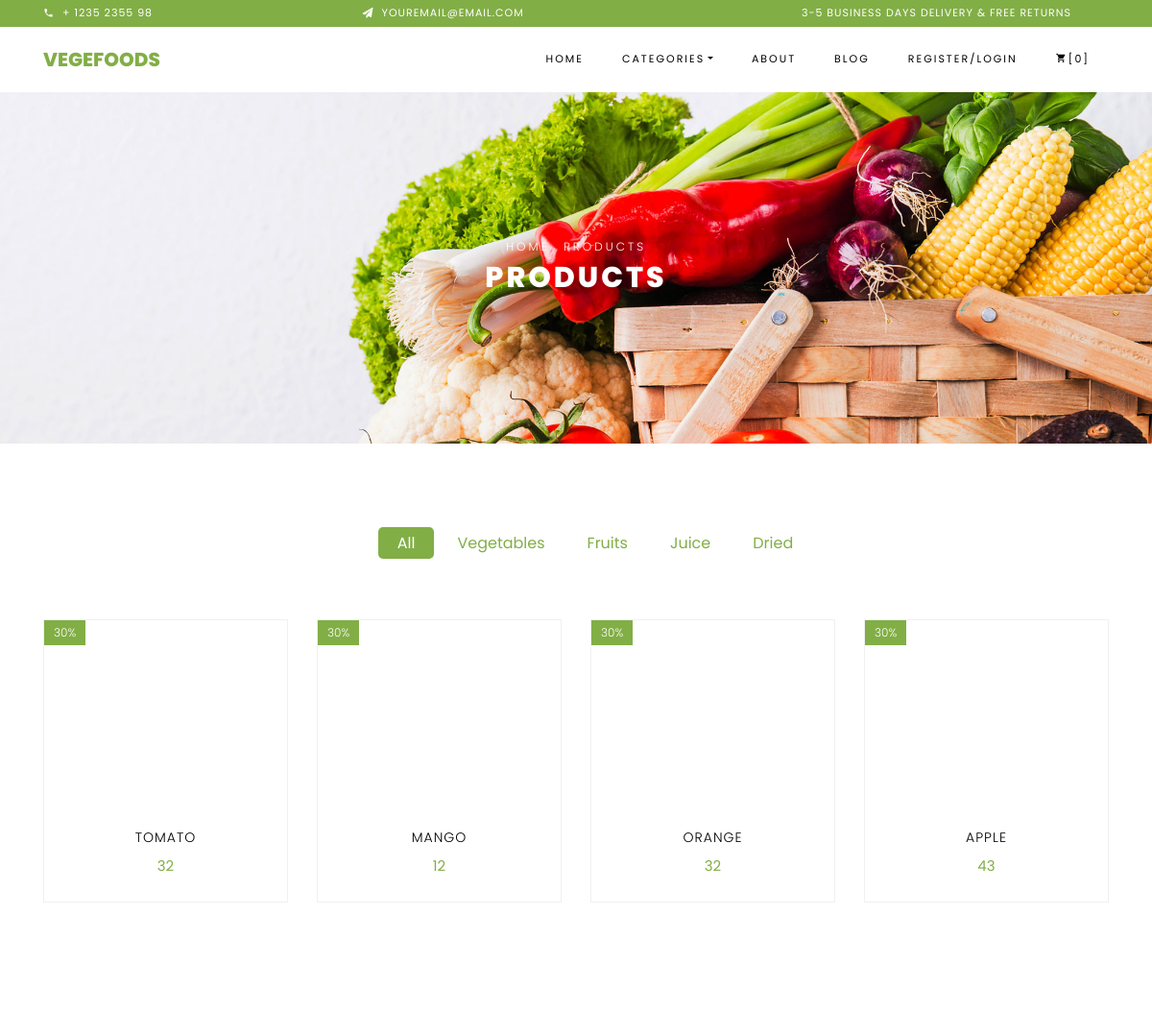
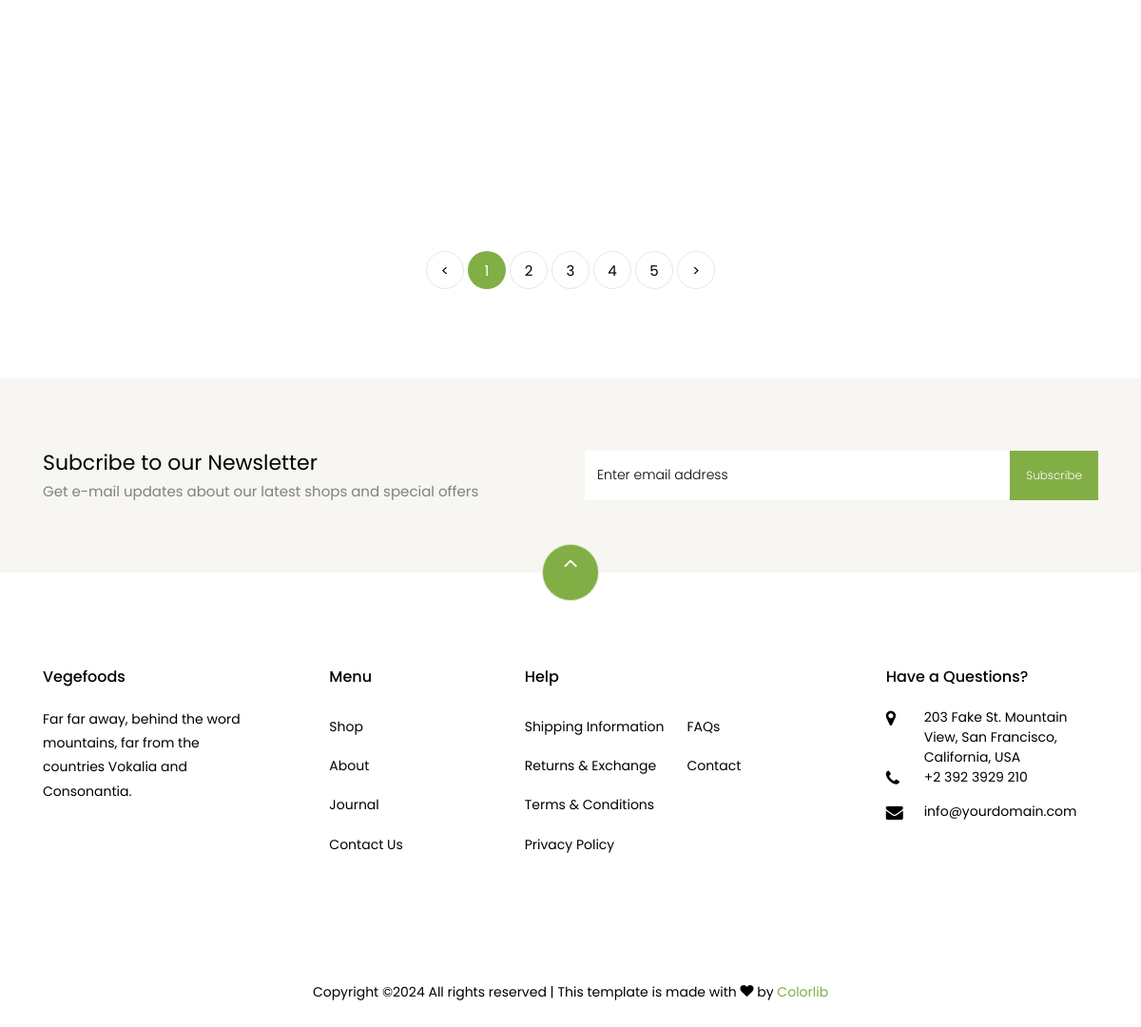
Page /Frontend/product_page/Fruits/ on the committed database (2 pictures, top to bottom).
### Backend/models.py (models this page shows)
class ProductDb(models.Model):
    Category_Name = models.CharField(max_length=50,null=True, blank=True)
    Products_Name = models.CharField(max_length=50,null=True, blank=True)
    Price = models.IntegerField(null=True, blank=True)
    Description = models.CharField(max_length=100,null=True, blank=True)
    ProductImage = models.ImageField(upload_to="image", null=True, blank=True)

### Frontend/views.py (the view)
# urls.py: path('product_page/<catname>/', views.product_page,name="product_page"),
def product_page(request, catname):
    pro = ProductDb.objects.filter(Category_Name=catname)
    cat = CategoryDb.objects.all()
    return render(request,"product.html",{'pro':pro,'cat':cat})

### Frontend/templates/product.html (shortened to what this page needs)
<!DOCTYPE html>
{% load static %}
<html lang="en">
  <head>
    <link rel="stylesheet" href="{% static 'Home/css/open-iconic-bootstrap.min.css' %}">
    <link rel="stylesheet" href="{% static 'Home/css/animate.css' %}">
    <link rel="stylesheet" href="{% static 'Home/css/owl.carousel.min.css' %}">
    <link rel="stylesheet" href="{% static 'Home/css/owl.theme.default.min.css' %}">
    <link rel="stylesheet" href="{% static 'Home/css/magnific-popup.css' %}">
    <link rel="stylesheet" href="{% static 'Home/css/aos.css' %}">
    <link rel="stylesheet" href="{% static 'Home/css/ionicons.min.css' %}">
    <link rel="stylesheet" href="{% static 'Home/css/bootstrap-datepicker.css' %}">
    <link rel="stylesheet" href="{% static 'Home/css/jquery.timepicker.css' %}">
    <link rel="stylesheet" href="{% static 'Home/css/flaticon.css' %}">
    <link rel="stylesheet" href="{% static 'Home/css/icomoon.css' %}">
    <link rel="stylesheet" href="{% static 'Home/css/style.css' %}">
  </head>
  <body class="goto-here">
		<div class="py-1 bg-primary">
    	<div class="container">
    		<div class="row no-gutters d-flex align-items-start align-items-center px-md-0">
	    		<div class="col-lg-12 d-block">
		    		<div class="row d-flex">
		    			<div class="col-md pr-4 d-flex topper align-items-center">
					    	<div class="icon mr-2 d-flex justify-content-center align-items-center"><span class="icon-phone2"></span></div>
						    <span class="text">+ 1235 2355 98</span>
					    </div>
					    <div class="col-md pr-4 d-flex topper align-items-center">
					    	<div class="icon mr-2 d-flex justify-content-center align-items-center"><span class="icon-paper-plane"></span></div>
						    <span class="text">youremail@email.com</span>
					    </div>
					    <div class="col-md-5 pr-4 d-flex topper align-items-center text-lg-right">
						    <span class="text">3-5 Business days delivery &amp; Free Returns</span>
					    </div>
				    </div>
			    </div>
		    </div>
		  </div>
    </div>
    <nav class="navbar navbar-expand-lg navbar-dark ftco_navbar bg-dark ftco-navbar-light" id="ftco-navbar">
	    <div class="container">
	      <a class="navbar-brand" href="index.html">Vegefoods</a>
	      <div class="collapse navbar-collapse" id="ftco-nav">
	        <ul class="navbar-nav ml-auto">
	          <li class="nav-item active"><a href="index.html" class="nav-link">Home</a></li>
	          <li class="nav-item dropdown">
              <a class="nav-link dropdown-toggle" href="#" id="dropdown04" data-toggle="dropdown" aria-haspopup="true" aria-expanded="false">Categories</a>
            </li>
	          <li class="nav-item"><a href="about.html" class="nav-link">About</a></li>
	          <li class="nav-item"><a href="blog.html" class="nav-link">Blog</a></li>
                {% if request.session.Name %}
	          <li class="nav-item"><a href="{% url 'Userlogin' %}" class="nav-link">Welcome   -  {{request.session.Name}} / logout</a></li>
                {% else %}
	          <li class="nav-item"><a href="{% url 'Userlogin' %}" class="nav-link">Register/login</a></li>
                {% endif %}
	          <li class="nav-item cta cta-colored"><a href="{% url 'Cart' %}" class="nav-link"><span class="icon-shopping_cart"></span>[0]</a></li>
	        </ul>
	      </div>
	    </div>
	  </nav>
    <div class="hero-wrap hero-bread" style="background-image: url({% static 'Home/images/bg_1.jpg' %});">
      <div class="container">
        <div class="row no-gutters slider-text align-items-center justify-content-center">
          <div class="col-md-9 ftco-animate text-center">
          	<p class="breadcrumbs"><span class="mr-2"><a href="index.html">Home</a></span> <span>Products</span></p>
            <h1 class="mb-0 bread">Products</h1>
          </div>
        </div>
      </div>
    </div>
    <section class="ftco-section">
    	<div class="container">
    		<div class="row justify-content-center">
    			<div class="col-md-10 mb-5 text-center">
    				<ul class="product-category">
    					<li><a href="#" class="active">All</a></li>
    					<li><a href="#">Vegetables</a></li>
    					<li><a href="#">Fruits</a></li>
    					<li><a href="#">Juice</a></li>
    					<li><a href="#">Dried</a></li>
    				</ul>
    			</div>
    		</div>
    		<div class="row">
				{% for i in pro %}
    			<div class="col-md-6 col-lg-3 ftco-animate">
    				<div class="product">
    					<a href="{% url 'single_product' proid=i.id %}" class="img-prod"><img src="{{i.ProductImage.url}}" width="200px" height="200px" alt="Colorlib Template">
    						<span class="status">30%</span>
    					</a>
    					<div class="text py-3 pb-4 px-3 text-center">
    						<h3><a href="#">{{i.Products_Name}}</a></h3>
    						<div class="d-flex">
    							<div class="pricing">
		    						<p class="price"><span class="price-sale">{{i.Price}}</span></p>
		    					</div>
	    					</div>
    					</div>
    				</div>
    			</div>
				{% endfor %}
    		</div>
    		<div class="row mt-5">
          <div class="col text-center">
            <div class="block-27">
              <ul>
                <li><a href="#">&lt;</a></li>
                <li class="active"><span>1</span></li>
                <li><a href="#">2</a></li>
                <li><a href="#">3</a></li>
                <li><a href="#">4</a></li>
                <li><a href="#">5</a></li>
                <li><a href="#">&gt;</a></li>
              </ul>
            </div>
          </div>
        </div>
    	</div>
    </section>
		<section class="ftco-section ftco-no-pt ftco-no-pb py-5 bg-light">
      <div class="container py-4">
        <div class="row d-flex justify-content-center py-5">
          <div class="col-md-6">
          	<h2 style="font-size: 22px;" class="mb-0">Subcribe to our Newsletter</h2>
          	<span>Get e-mail updates about our latest shops and special offers</span>
          </div>
          <div class="col-md-6 d-flex align-items-center">
            <form action="#" class="subscribe-form">
              <div class="form-group d-flex">
                <input type="text" class="form-control" placeholder="Enter email address">
                <input type="submit" value="Subscribe" class="submit px-3">
              </div>
            </form>
          </div>
        </div>
      </div>
    </section>
    <footer class="ftco-footer ftco-section">
      <div class="container">
      	<div class="row">
      		<div class="mouse">
						<a href="#" class="mouse-icon">
							<div class="mouse-wheel"><span class="ion-ios-arrow-up"></span></div>
						</a>
					</div>
      	</div>
        <div class="row mb-5">
          <div class="col-md">
            <div class="ftco-footer-widget mb-4">
              <h2 class="ftco-heading-2">Vegefoods</h2>
              <p>Far far away, behind the word mountains, far from the countries Vokalia and Consonantia.</p>
              <ul class="ftco-footer-social list-unstyled float-md-left float-lft mt-5">
              </ul>
            </div>
          </div>
          <div class="col-md">
            <div class="ftco-footer-widget mb-4 ml-md-5">
              <h2 class="ftco-heading-2">Menu</h2>
              <ul class="list-unstyled">
                <li><a href="#" class="py-2 d-block">Shop</a></li>
                <li><a href="#" class="py-2 d-block">About</a></li>
                <li><a href="#" class="py-2 d-block">Journal</a></li>
                <li><a href="#" class="py-2 d-block">Contact Us</a></li>
              </ul>
            </div>
          </div>
          <div class="col-md-4">
             <div class="ftco-footer-widget mb-4">
              <h2 class="ftco-heading-2">Help</h2>
              <div class="d-flex">
	              <ul class="list-unstyled mr-l-5 pr-l-3 mr-4">
	                <li><a href="#" class="py-2 d-block">Shipping Information</a></li>
	                <li><a href="#" class="py-2 d-block">Returns &amp; Exchange</a></li>
	                <li><a href="#" class="py-2 d-block">Terms &amp; Conditions</a></li>
	                <li><a href="#" class="py-2 d-block">Privacy Policy</a></li>
	              </ul>
	              <ul class="list-unstyled">
	                <li><a href="#" class="py-2 d-block">FAQs</a></li>
	                <li><a href="#" class="py-2 d-block">Contact</a></li>
	              </ul>
	            </div>
            </div>
          </div>
          <div class="col-md">
            <div class="ftco-footer-widget mb-4">
            	<h2 class="ftco-heading-2">Have a Questions?</h2>
            	<div class="block-23 mb-3">
	              <ul>
	                <li><span class="icon icon-map-marker"></span><span class="text">203 Fake St. Mountain View, San Francisco, California, USA</span></li>
	                <li><a href="#"><span class="icon icon-phone"></span><span class="text">+2 392 3929 210</span></a></li>
	                <li><a href="#"><span class="icon icon-envelope"></span><span class="text">info@yourdomain.com</span></a></li>
	              </ul>
	            </div>
            </div>
          </div>
        </div>
        <div class="row">
          <div class="col-md-12 text-center">
            <p>
						  Copyright &copy;<script>document.write(new Date().getFullYear());</script> All rights reserved | This template is made with <i class="icon-heart color-danger" aria-hidden="true"></i> by <a href="https://colorlib.com" target="_blank">Colorlib</a>
						</p>
          </div>
        </div>
      </div>
    </footer>
  </body>
</html>

### Frontend/static/Home/css/icomoon.css (style rules this page uses)
[class^="icon-"], [class*=" icon-"] { font-family: 'icomoon' !important; speak: none; font-style: normal; font-weight: normal; font-variant: normal; text-transform: none; line-height: 1; -webkit-font-smoothing: antialiased; -moz-osx-font-smoothing: grayscale; }
.icon-heart:before { content: "\f004"; }
.icon-map-marker:before { content: "\f041"; }
.icon-phone:before { content: "\f095"; }
.icon-envelope:before { content: "\f0e0"; }
.icon-paper-plane:before { content: "\f1d8"; }
.icon-phone2:before { content: "\e0cd"; }
.icon-shopping_cart:before { content: "\e8cc"; }

### rows in the picture
ProductDb: Products_Name "TOMATO", Price "32"
ProductDb: Products_Name "MANGO", Price "12"
ProductDb: Products_Name "ORANGE", Price "32"
ProductDb: Products_Name "APPLE", Price "43"
